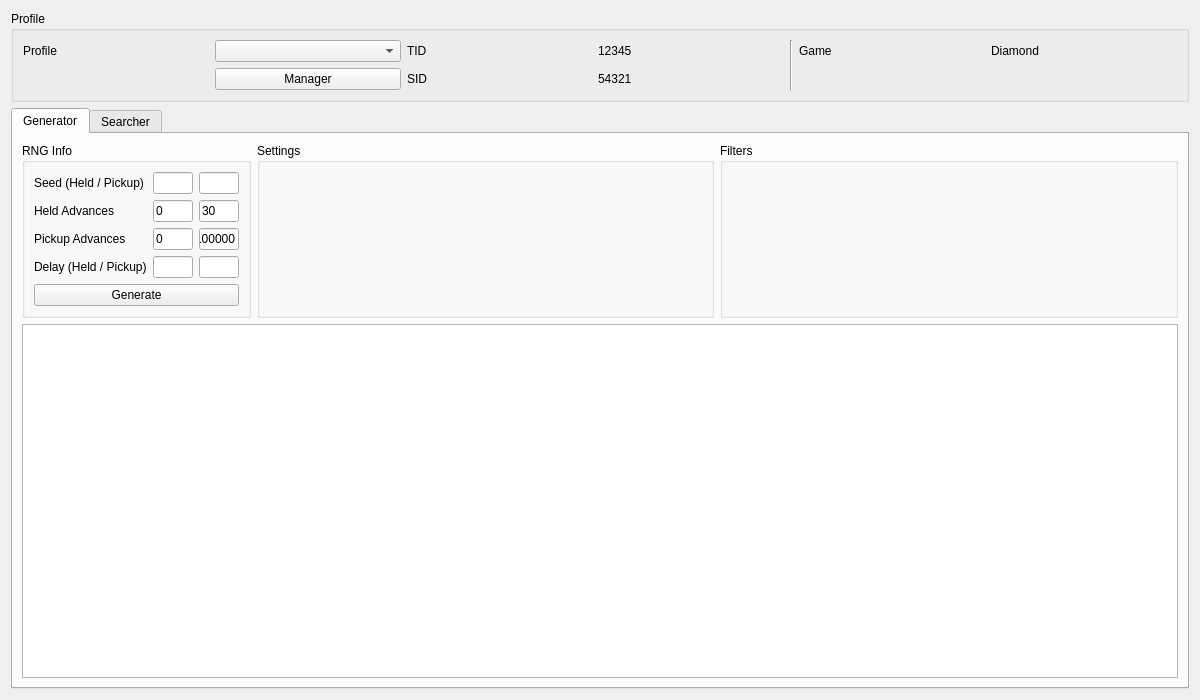
<?xml version="1.0" encoding="UTF-8"?>
<ui version="4.0">
 <class>Eggs4</class>
 <widget class="QWidget" name="Eggs4">
  <property name="geometry">
   <rect>
    <x>0</x>
    <y>0</y>
    <width>1200</width>
    <height>700</height>
   </rect>
  </property>
  <property name="windowTitle">
   <string>Gen 4 Eggs</string>
  </property>
  <layout class="QGridLayout" name="gridLayout_3">
   <item row="0" column="0">
    <widget class="QGroupBox" name="groupBoxProfile">
     <property name="title">
      <string>Profile</string>
     </property>
     <layout class="QGridLayout" name="gridLayout_6">
      <item row="0" column="5">
       <widget class="QLabel" name="labelProfileGame">
        <property name="text">
         <string>Game</string>
        </property>
       </widget>
      </item>
      <item row="1" column="3">
       <widget class="QLabel" name="labelProfileSIDValue">
        <property name="text">
         <string notr="true">54321</string>
        </property>
       </widget>
      </item>
      <item row="0" column="1">
       <widget class="QComboBox" name="comboBoxProfiles"/>
      </item>
      <item row="1" column="1">
       <widget class="QPushButton" name="pushButtonProfileManager">
        <property name="text">
         <string>Manager</string>
        </property>
       </widget>
      </item>
      <item row="0" column="3">
       <widget class="QLabel" name="labelProfileTIDValue">
        <property name="text">
         <string notr="true">12345</string>
        </property>
       </widget>
      </item>
      <item row="0" column="4" rowspan="2">
       <widget class="Line" name="line">
        <property name="orientation">
         <enum>Qt::Vertical</enum>
        </property>
       </widget>
      </item>
      <item row="0" column="0">
       <widget class="QLabel" name="labelProfile">
        <property name="text">
         <string>Profile</string>
        </property>
       </widget>
      </item>
      <item row="1" column="2">
       <widget class="QLabel" name="labelProfileSID">
        <property name="text">
         <string>SID</string>
        </property>
       </widget>
      </item>
      <item row="0" column="6">
       <widget class="QLabel" name="labelProfileGameValue">
        <property name="text">
         <string>Diamond</string>
        </property>
       </widget>
      </item>
      <item row="0" column="2">
       <widget class="QLabel" name="labelProfileTID">
        <property name="text">
         <string>TID</string>
        </property>
       </widget>
      </item>
     </layout>
    </widget>
   </item>
   <item row="1" column="0">
    <widget class="QTabWidget" name="tabEggSelection">
     <widget class="QWidget" name="tabGenerator">
      <attribute name="title">
       <string>Generator</string>
      </attribute>
      <layout class="QGridLayout" name="gridLayout_8">
       <item row="1" column="0" colspan="3">
        <widget class="TableView" name="tableViewGenerator"/>
       </item>
       <item row="0" column="1">
        <widget class="QGroupBox" name="groupBoxGeneratorSettings">
         <property name="sizePolicy">
          <sizepolicy hsizetype="Preferred" vsizetype="Preferred">
           <horstretch>2</horstretch>
           <verstretch>0</verstretch>
          </sizepolicy>
         </property>
         <property name="title">
          <string>Settings</string>
         </property>
         <layout class="QGridLayout" name="gridLayout_5">
          <item row="0" column="0">
           <widget class="EggSettings" name="eggSettingsGenerator" native="true"/>
          </item>
         </layout>
        </widget>
       </item>
       <item row="0" column="2">
        <widget class="QGroupBox" name="groupBoxGeneratorFilters">
         <property name="sizePolicy">
          <sizepolicy hsizetype="Preferred" vsizetype="Preferred">
           <horstretch>2</horstretch>
           <verstretch>0</verstretch>
          </sizepolicy>
         </property>
         <property name="title">
          <string>Filters</string>
         </property>
         <layout class="QGridLayout" name="gridLayout_2">
          <item row="0" column="0" rowspan="3" colspan="2">
           <widget class="Filter" name="filterGenerator" native="true"/>
          </item>
         </layout>
        </widget>
       </item>
       <item row="0" column="0">
        <widget class="QGroupBox" name="groupBoxGeneratorRNGInfo">
         <property name="sizePolicy">
          <sizepolicy hsizetype="Preferred" vsizetype="Preferred">
           <horstretch>1</horstretch>
           <verstretch>0</verstretch>
          </sizepolicy>
         </property>
         <property name="title">
          <string>RNG Info</string>
         </property>
         <layout class="QGridLayout" name="gridLayout_9">
          <item row="0" column="0">
           <widget class="QLabel" name="labelGeneratorSeed">
            <property name="text">
             <string>Seed (Held / Pickup)</string>
            </property>
           </widget>
          </item>
          <item row="0" column="1">
           <widget class="TextBox" name="textBoxGeneratorSeedHeld">
            <property name="text">
             <string notr="true"/>
            </property>
           </widget>
          </item>
          <item row="0" column="2">
           <widget class="TextBox" name="textBoxGeneratorSeedPickup">
            <property name="text">
             <string notr="true"/>
            </property>
           </widget>
          </item>
          <item row="1" column="0">
           <widget class="QLabel" name="labelGeneratorHeldAdvance">
            <property name="text">
             <string>Held Advances</string>
            </property>
           </widget>
          </item>
          <item row="1" column="1">
           <widget class="TextBox" name="textBoxGeneratorInitialAdvancesHeld">
            <property name="text">
             <string notr="true">0</string>
            </property>
           </widget>
          </item>
          <item row="1" column="2">
           <widget class="TextBox" name="textBoxGeneratorMaxAdvancesHeld">
            <property name="text">
             <string notr="true">30</string>
            </property>
           </widget>
          </item>
          <item row="2" column="0">
           <widget class="QLabel" name="labelGeneratorPickupAdvance">
            <property name="text">
             <string>Pickup Advances</string>
            </property>
           </widget>
          </item>
          <item row="2" column="1">
           <widget class="TextBox" name="textBoxGeneratorInitialAdvancesPickup">
            <property name="text">
             <string notr="true">0</string>
            </property>
           </widget>
          </item>
          <item row="2" column="2">
           <widget class="TextBox" name="textBoxGeneratorMaxAdvancesPickup">
            <property name="text">
             <string notr="true">100000</string>
            </property>
           </widget>
          </item>
          <item row="3" column="0">
           <widget class="QLabel" name="labelGeneratorDelay">
            <property name="text">
             <string>Delay (Held / Pickup)</string>
            </property>
           </widget>
          </item>
          <item row="3" column="1">
           <widget class="TextBox" name="textBoxGeneratorDelayHeld"/>
          </item>
          <item row="3" column="2">
           <widget class="TextBox" name="textBoxGeneratorDelayPickup"/>
          </item>
          <item row="4" column="0" colspan="3">
           <widget class="QPushButton" name="pushButtonGenerate">
            <property name="text">
             <string>Generate</string>
            </property>
           </widget>
          </item>
         </layout>
        </widget>
       </item>
      </layout>
     </widget>
     <widget class="QWidget" name="tabSearcher">
      <attribute name="title">
       <string>Searcher</string>
      </attribute>
      <layout class="QGridLayout" name="gridLayout_10">
       <item row="0" column="0">
        <widget class="QGroupBox" name="groupBoxSearcherRNGInfo">
         <property name="sizePolicy">
          <sizepolicy hsizetype="Preferred" vsizetype="Preferred">
           <horstretch>1</horstretch>
           <verstretch>0</verstretch>
          </sizepolicy>
         </property>
         <property name="title">
          <string>RNG Info</string>
         </property>
         <layout class="QGridLayout" name="gridLayout_7">
          <item row="1" column="0">
           <widget class="QLabel" name="labelSearcherPickupAdvances">
            <property name="text">
             <string>Pickup Advances</string>
            </property>
           </widget>
          </item>
          <item row="0" column="2">
           <widget class="TextBox" name="textBoxSearcherInitialAdvancesHeld">
            <property name="text">
             <string notr="true">0</string>
            </property>
            <property name="maxLength">
             <number>10</number>
            </property>
           </widget>
          </item>
          <item row="0" column="0">
           <widget class="QLabel" name="labelSearcherSearcherHeldAdvances">
            <property name="text">
             <string>Held Advances</string>
            </property>
           </widget>
          </item>
          <item row="2" column="0">
           <widget class="QLabel" name="labelSearcherDelay">
            <property name="text">
             <string>Delay</string>
            </property>
           </widget>
          </item>
          <item row="2" column="3">
           <widget class="TextBox" name="textBoxSearcherMaxDelay">
            <property name="text">
             <string notr="true">2000</string>
            </property>
            <property name="maxLength">
             <number>10</number>
            </property>
           </widget>
          </item>
          <item row="3" column="0" colspan="4">
           <layout class="QHBoxLayout" name="horizontalLayout">
            <item>
             <widget class="QPushButton" name="pushButtonSearch">
              <property name="text">
               <string>Search</string>
              </property>
             </widget>
            </item>
            <item>
             <widget class="QPushButton" name="pushButtonCancel">
              <property name="text">
               <string>Cancel</string>
              </property>
             </widget>
            </item>
           </layout>
          </item>
          <item row="1" column="3">
           <widget class="TextBox" name="textBoxSearcherMaxAdvancesPickup">
            <property name="text">
             <string notr="true">100000</string>
            </property>
            <property name="maxLength">
             <number>10</number>
            </property>
           </widget>
          </item>
          <item row="2" column="2">
           <widget class="TextBox" name="textBoxSearcherMinDelay">
            <property name="text">
             <string notr="true">600</string>
            </property>
            <property name="maxLength">
             <number>10</number>
            </property>
           </widget>
          </item>
          <item row="1" column="2">
           <widget class="TextBox" name="textBoxSearcherInitialAdvancesPickup">
            <property name="text">
             <string notr="true">0</string>
            </property>
            <property name="maxLength">
             <number>10</number>
            </property>
           </widget>
          </item>
          <item row="0" column="3">
           <widget class="TextBox" name="textBoxSearcherMaxAdvancesHeld">
            <property name="text">
             <string notr="true">30</string>
            </property>
            <property name="maxLength">
             <number>10</number>
            </property>
           </widget>
          </item>
         </layout>
        </widget>
       </item>
       <item row="0" column="1">
        <widget class="QGroupBox" name="groupBox">
         <property name="sizePolicy">
          <sizepolicy hsizetype="Preferred" vsizetype="Preferred">
           <horstretch>2</horstretch>
           <verstretch>0</verstretch>
          </sizepolicy>
         </property>
         <property name="title">
          <string>Settings</string>
         </property>
         <layout class="QGridLayout" name="gridLayout">
          <item row="0" column="0">
           <widget class="EggSettings" name="eggSettingsSearcher" native="true"/>
          </item>
         </layout>
        </widget>
       </item>
       <item row="0" column="2">
        <widget class="QGroupBox" name="groupBoxGeneratorFilters_2">
         <property name="sizePolicy">
          <sizepolicy hsizetype="Preferred" vsizetype="Preferred">
           <horstretch>2</horstretch>
           <verstretch>0</verstretch>
          </sizepolicy>
         </property>
         <property name="title">
          <string>Filters</string>
         </property>
         <layout class="QGridLayout" name="gridLayout_4">
          <item row="0" column="0" rowspan="3" colspan="2">
           <widget class="Filter" name="filterSearcher" native="true"/>
          </item>
         </layout>
        </widget>
       </item>
       <item row="2" column="0" colspan="3">
        <widget class="TableView" name="tableViewSearcher">
         <property name="sortingEnabled">
          <bool>true</bool>
         </property>
        </widget>
       </item>
       <item row="1" column="0" colspan="3">
        <widget class="QProgressBar" name="progressBar">
         <property name="value">
          <number>0</number>
         </property>
        </widget>
       </item>
      </layout>
     </widget>
    </widget>
   </item>
  </layout>
 </widget>
 <customwidgets>
  <customwidget>
   <class>TextBox</class>
   <extends>QLineEdit</extends>
   <header>Form/Controls/TextBox.hpp</header>
  </customwidget>
  <customwidget>
   <class>TableView</class>
   <extends>QTableView</extends>
   <header>Form/Controls/TableView.hpp</header>
  </customwidget>
  <customwidget>
   <class>Filter</class>
   <extends>QWidget</extends>
   <header>Form/Controls/Filter.hpp</header>
   <container>1</container>
  </customwidget>
  <customwidget>
   <class>EggSettings</class>
   <extends>QWidget</extends>
   <header>Form/Controls/EggSettings.hpp</header>
   <container>1</container>
  </customwidget>
 </customwidgets>
 <tabstops>
  <tabstop>comboBoxProfiles</tabstop>
  <tabstop>pushButtonProfileManager</tabstop>
  <tabstop>tabEggSelection</tabstop>
  <tabstop>textBoxGeneratorSeedHeld</tabstop>
  <tabstop>textBoxGeneratorSeedPickup</tabstop>
  <tabstop>textBoxGeneratorInitialAdvancesHeld</tabstop>
  <tabstop>textBoxGeneratorMaxAdvancesHeld</tabstop>
  <tabstop>textBoxGeneratorInitialAdvancesPickup</tabstop>
  <tabstop>textBoxGeneratorMaxAdvancesPickup</tabstop>
  <tabstop>textBoxGeneratorDelayHeld</tabstop>
  <tabstop>textBoxGeneratorDelayPickup</tabstop>
  <tabstop>pushButtonGenerate</tabstop>
  <tabstop>tableViewGenerator</tabstop>
  <tabstop>textBoxSearcherInitialAdvancesHeld</tabstop>
  <tabstop>textBoxSearcherMaxAdvancesHeld</tabstop>
  <tabstop>textBoxSearcherInitialAdvancesPickup</tabstop>
  <tabstop>textBoxSearcherMaxAdvancesPickup</tabstop>
  <tabstop>textBoxSearcherMinDelay</tabstop>
  <tabstop>textBoxSearcherMaxDelay</tabstop>
  <tabstop>pushButtonSearch</tabstop>
  <tabstop>pushButtonCancel</tabstop>
  <tabstop>tableViewSearcher</tabstop>
 </tabstops>
 <resources/>
 <connections/>
</ui>
